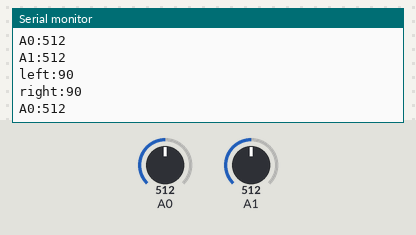
This sketch was run on a simulated Arduino Uno, built with avr-gcc and run on an emulated ATmega328P. On the bench: the last lines printed to the serial monitor. The test bench sets the inputs (shaded band); at power-on: A0 = 512, A1 = 512.

Above: at 1.2 s.
1.3 s: A0 set to 988
At 2.1 s:
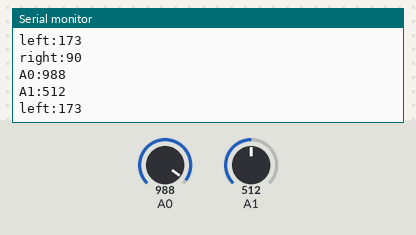
2.8 s: A0 set to 1009
At 3.4 s:
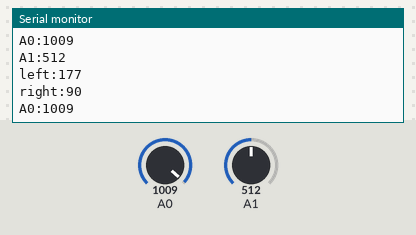
5.8 s: A1 set to 558
At 6.6 s:
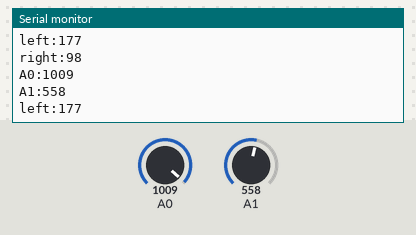
8.8 s: A1 set to 583
At 9.8 s:
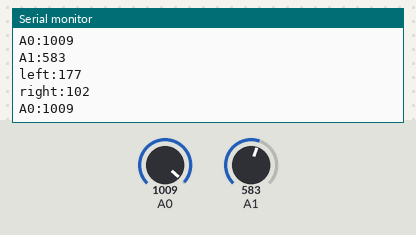
10.3 s: A0 set to 579
At 10.9 s:
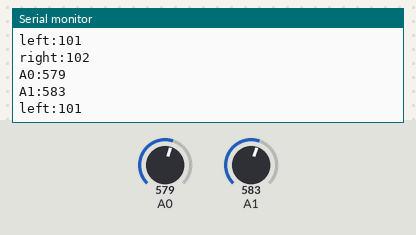
11.8 s: A0 set to 560
At 12.3 s:
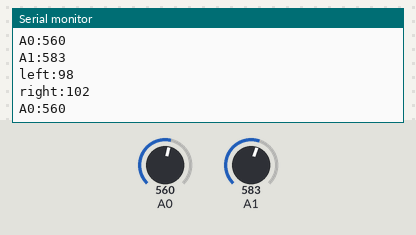
Timing chart, 0 to 14.3 s (numbered marks = the images above; inputs shaded):
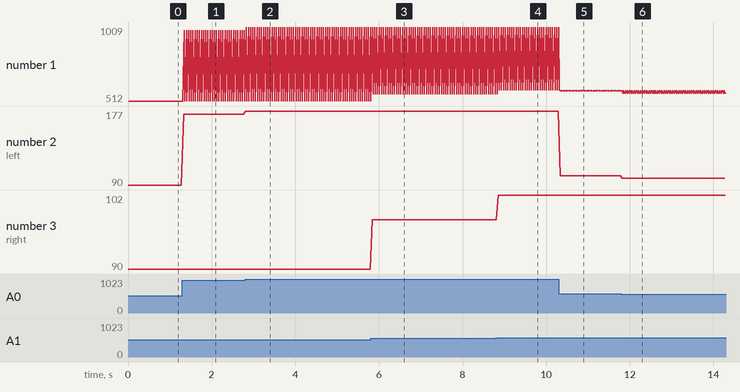

The sketch:

arduino.ino
```cpp
#define LEFT_MAX_THETA 180
#define LEFT_MIN_THETA 0
#define RIGHT_MAX_THETA 180
#define RIGHT_MIN_THETA 0

void setup(){
    Serial.begin(9600);
    pinMode(A0, INPUT);
    pinMode(A1, INPUT);
}
void loop(){
    int x = analogRead(A0);
    int y = analogRead(A1);

    int thetaleft = map(x, 0, 1023, LEFT_MIN_THETA, LEFT_MAX_THETA);
    int thetaright = map(y, 0, 1023, RIGHT_MIN_THETA, RIGHT_MAX_THETA);
    Serial.print("left:");
    Serial.println(thetaleft);
    Serial.print("right:");
    Serial.println(thetaright);
    Serial.print("A0:");
    Serial.println(x);
    Serial.print("A1:");
    Serial.println(y);
    delay(50);
}
```

Measured:
- the behaviour switches between 999 and 1000 on A0 (found by bisection; images 1 and 2)
- the behaviour switches between 568 and 569 on A1 (found by bisection; images 3 and 4)
- the behaviour switches between 569 and 568 on A0 (found by bisection; images 5 and 6)
- after the input at 1.3 s, the serial monitor: prints a new line at once (image 1)
- after the input at 2.8 s, the serial monitor: prints a new line at once (image 2)
- after the input at 5.8 s, the serial monitor: prints a new line at once (image 3)
- after the input at 8.8 s, the serial monitor: prints a new line after 0.06 s (image 4)
- after the input at 10.3 s, the serial monitor: prints a new line at once (image 5)
- after the input at 11.8 s, the serial monitor: prints a new line at once (image 6)
